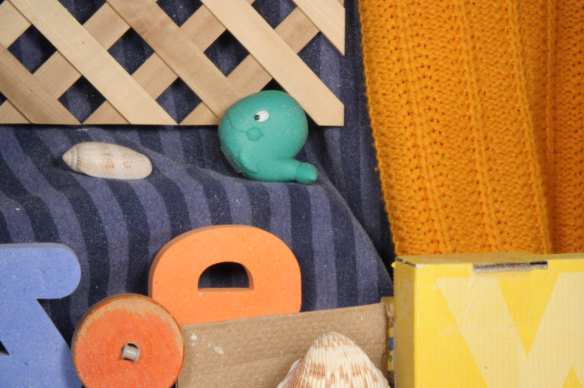
//> input picture Optical flow, Horn schnuck method, Lucas Kanade method/images/frame1.png, 584 x 388 px
$ ./main   (built with g++ and OpenCV 4)
//> lines starting //> are read from the running program, lines starting //| are printed output that depends on the picture
#include <iostream>
#include <fstream>
#include <opencv2/opencv.hpp>

cv::Mat flow_2_RGB( const cv::Mat &inpFlow, const float &max_size );
void read_FLO_file( std::string filePATH, cv::Mat &flowGroundTruth, float &maxxV );

/*
 * Average Angular Error
 */
float averageAngularError(cv::Mat& estimatedFlow, cv::Mat& flowGroundTruth) {

    double aae = 0;
    for (int i = 0; i < estimatedFlow.rows; i++) {
        for (int j = 0; j < estimatedFlow.cols; j++) {
            double numerator = flowGroundTruth.at<cv::Point2f>(i,j).dot(estimatedFlow.at<cv::Point2f>(i,j)) + 1.0;
            double denomPt1  = flowGroundTruth.at<cv::Point2f>(i,j).dot(flowGroundTruth.at<cv::Point2f>(i,j)) + 1.0;
            double denomPt2  = estimatedFlow.at<cv::Point2f>(i,j).dot(estimatedFlow.at<cv::Point2f>(i,j)) + 1.0;
            aae += acos( numerator / sqrt(denomPt1 * denomPt2) );
        }
    }

    aae /= estimatedFlow.rows * estimatedFlow.cols;

    return aae * 180 / M_PI; // return in degree
}

/*
 * largest absolute magnitude of flow field
 */
// [11 lines left out: function maxFlow, not called in this run]

/*
 * Lucas-Kanade
 */
void lucasKanade(cv::Mat& IxIx, cv::Mat& IyIy, cv::Mat& IxIy, cv::Mat& IxIt, cv::Mat& IyIt, cv::Mat& flow, int windowDim) {

    cv::Size size = cv::Size(IxIx.cols,IxIx.rows);

    cv::Mat IxIx2 = cv::Mat::zeros( size, CV_32FC1 );
    cv::Mat IyIy2 = cv::Mat::zeros( size, CV_32FC1 );
    cv::Mat IxIy2 = cv::Mat::zeros( size, CV_32FC1 );
    cv::Mat IxIt2 = cv::Mat::zeros( size, CV_32FC1 );
    cv::Mat IyIt2 = cv::Mat::zeros( size, CV_32FC1 );

    // apply window function
    cv::boxFilter( IxIx, IxIx2, -1, cv::Size(windowDim, windowDim), cv::Point(-1,-1), false, cv::BORDER_DEFAULT ); // Point(-1,-1) means that the anchor is at the kernel center.
    cv::boxFilter( IyIy, IyIy2, -1, cv::Size(windowDim, windowDim), cv::Point(-1,-1), false, cv::BORDER_DEFAULT );
    cv::boxFilter( IxIy, IxIy2, -1, cv::Size(windowDim, windowDim), cv::Point(-1,-1), false, cv::BORDER_DEFAULT );
    cv::boxFilter( IxIt, IxIt2, -1, cv::Size(windowDim, windowDim), cv::Point(-1,-1), false, cv::BORDER_DEFAULT );
    cv::boxFilter( IyIt, IyIt2, -1, cv::Size(windowDim, windowDim), cv::Point(-1,-1), false, cv::BORDER_DEFAULT );

    // solve linear system for each pixel
    for (int i = 0; i < flow.rows; i++) {
        for (int j = 0; j < flow.cols; j++) {

            cv::Mat secondMoment = cv::Mat::zeros( 2,2, CV_32FC1 );
            secondMoment.at<float>(0,0) = IxIx2.at<float>(i,j);
            secondMoment.at<float>(0,1) = IxIy2.at<float>(i,j);
            secondMoment.at<float>(1,0) = IxIy2.at<float>(i,j);
            secondMoment.at<float>(1,1) = IyIy2.at<float>(i,j);

            cv::Mat b = cv::Mat::zeros( 2,1, CV_32FC1 );
            b.at<float>(0,0) = -IxIt2.at<float>(i,j);
            b.at<float>(1,0) = -IyIt2.at<float>(i,j);

            // cv::DECOMP_SVD -> SVD decomposition. If the matrix is singular or even non-square, the pseudo inverse is computed
            cv::Mat flowVect = secondMoment.inv(cv::DECOMP_SVD) * b;

            flow.at<cv::Point2f>(i,j).x = flowVect.at<float>(0,0);
            flow.at<cv::Point2f>(i,j).y = flowVect.at<float>(1,0);
        }
    }
}

/*
 * Horn-Schunck
 */
// [52 lines left out: function hornSchunck, not called in this run]

int main(int argc, char *argv[])
{

    int window_DIM = 15;

    std::string fileNameFlow  = "images/groundTruthOF.flo";
    std::string fileNameImg1 = "images/frame1.png";
    std::string fileNameImg2 = "images/frame2.png";

    //////////////////////////////////////////////////////////
    cv::Mat imgRGB1 = cv::imread(fileNameImg1);
//> imgRGB1 is the input picture: 388 rows x 584 cols, CV_8UC3; mean B, G, R 87.1, 126.5, 164
    cv::Mat imgRGB2 = cv::imread(fileNameImg2);
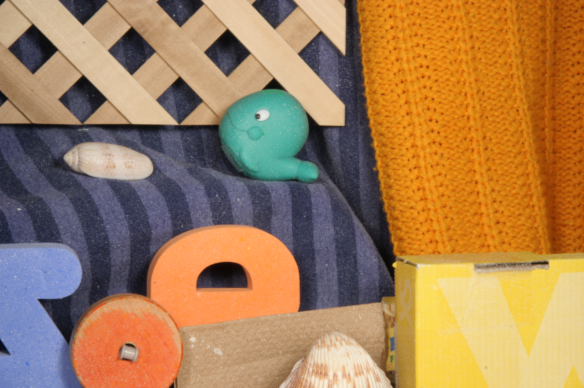
//> input picture Optical flow, Horn schnuck method, Lucas Kanade method/images/frame2.png, 584 x 388 px
//> imgRGB2 is the input picture: 388 rows x 584 cols, CV_8UC3; mean B, G, R 87, 126.9, 164.7
    cv::Mat flowGroundTruth;
    float maxFlowGroundTruth;
    read_FLO_file( fileNameFlow, flowGroundTruth, maxFlowGroundTruth );
    //////////////////////////////////////////////////////////
    cv::Mat              imgGRAY1,imgGRAY1_fl;
    cv::Mat              imgGRAY2,imgGRAY2_fl;
    cv::cvtColor(imgRGB1,imgGRAY1,CV_BGR2GRAY);
    cv::cvtColor(imgRGB2,imgGRAY2,CV_BGR2GRAY);
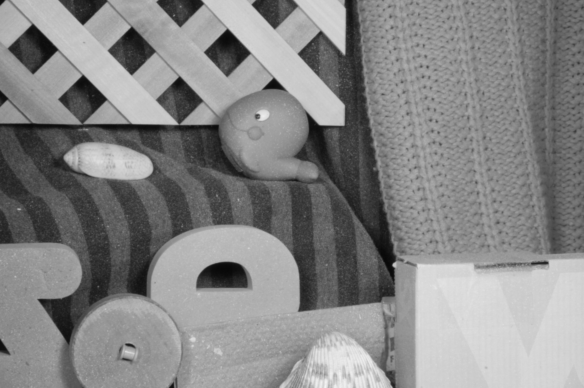
//> imgGRAY2: 388 rows x 584 cols, CV_8UC1; min 8, max 242, mean 133.6
    imgGRAY1.convertTo(imgGRAY1_fl,CV_32FC1);
    imgGRAY2.convertTo(imgGRAY2_fl,CV_32FC1);
    //////////////////////////////////////////////////////////

    cv::Size size = cv::Size(imgGRAY1.cols,imgGRAY1.rows);
//> size = Size(584, 388)

    cv::Mat Ix   = cv::Mat::zeros( size, CV_32FC1 );
    cv::Mat Iy   = cv::Mat::zeros( size, CV_32FC1 );
    cv::Mat IxIx = cv::Mat::zeros( size, CV_32FC1 );
    cv::Mat IyIy = cv::Mat::zeros( size, CV_32FC1 );
    cv::Mat IxIy = cv::Mat::zeros( size, CV_32FC1 );
    cv::Mat It   = cv::Mat::zeros( size, CV_32FC1 );
    cv::Mat IxIt = cv::Mat::zeros( size, CV_32FC1 );
    cv::Mat IyIt = cv::Mat::zeros( size, CV_32FC1 );
    cv::Mat flow = cv::Mat::zeros( size, CV_32FC2 );

    //////////////////////////////////////////////////////////////////////
    ////  Prepare Derivatives  ///////////////////////////////////////////
    //////////////////////////////////////////////////////////////////////
    cv::Sobel( imgGRAY1, Ix, CV_32FC1, 1, 0, 3, 1, 0, cv::BORDER_DEFAULT);
    cv::Sobel( imgGRAY1, Iy, CV_32FC1, 0, 1, 3, 1, 0, cv::BORDER_DEFAULT);

    cv::multiply(Ix,Ix,IxIx);
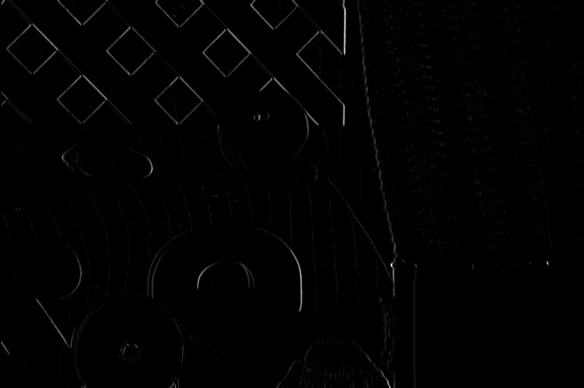
//> IxIx: 388 rows x 584 cols, CV_32FC1; min 0, max 380689, mean 2951; drawn with min black and max white
    cv::multiply(Iy,Iy,IyIy);
    cv::multiply(Ix,Iy,IxIy);

    It = (imgGRAY2_fl - imgGRAY1_fl);

    cv::multiply(Ix,It,IxIt);
    cv::multiply(Iy,It,IyIt);

    //////////////////////////////////////////////////////////////////////
    ////  Apply Lucas-Kanade  ////////////////////////////////////////////
    //////////////////////////////////////////////////////////////////////

    std::cout << "Applying Lucas-Kanade..." << std::endl;
    lucasKanade(IxIx, IyIy, IxIy, IxIt, IyIt, flow, window_DIM);
//> in lucasKanade, `cv::boxFilter( IyIy, IyIy2, -1, cv::Size(windowDim, windowDim), cv::Po..`:
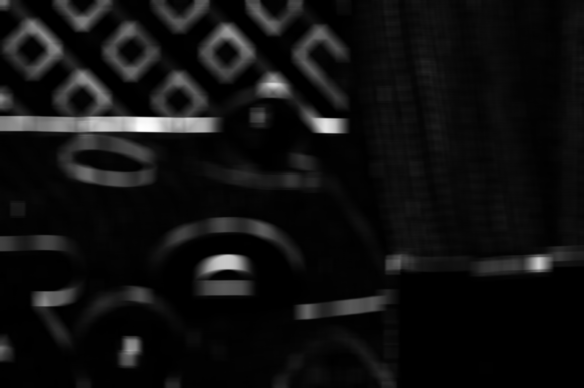
//> IyIy2: 388 rows x 584 cols, CV_32FC1; min 1784, max 10780396, mean 711298.2; drawn with min black and max white
//> in lucasKanade, `cv::boxFilter( IxIy, IxIy2, -1, cv::Size(windowDim, windowDim), cv::Po..`:
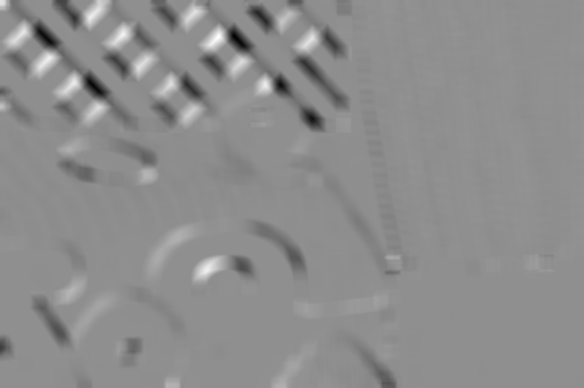
//> IxIy2: 388 rows x 584 cols, CV_32FC1; min -6248019, max 4874831, mean -77234.1; drawn with min black and max white
//> in lucasKanade, `cv::boxFilter( IxIt, IxIt2, -1, cv::Size(windowDim, windowDim), cv::Po..`:
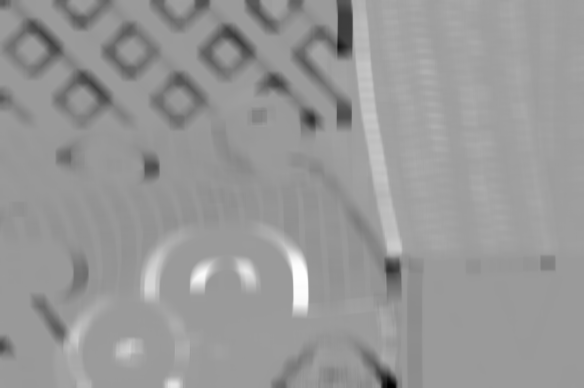
//> IxIt2: 388 rows x 584 cols, CV_32FC1; min -1388906, max 904145, mean -20501.2; drawn with min black and max white
//> in lucasKanade, `cv::boxFilter( IyIt, IyIt2, -1, cv::Size(windowDim, windowDim), cv::Po..`:
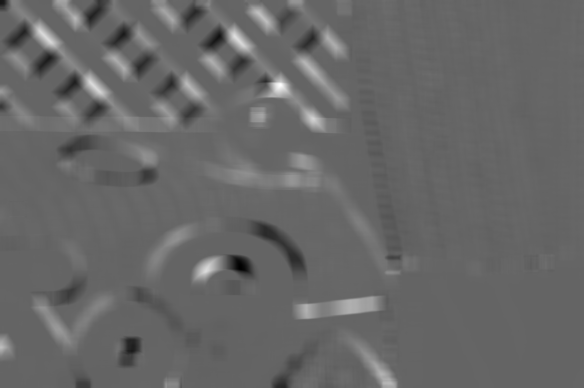
//> IyIt2: 388 rows x 584 cols, CV_32FC1; min -659294, max 1006826, mean 18998.9; drawn with min black and max white
//> (the run ends here: the program crashes, at `for (int i = 0; i < estimatedFlow.rows; i++)`)
